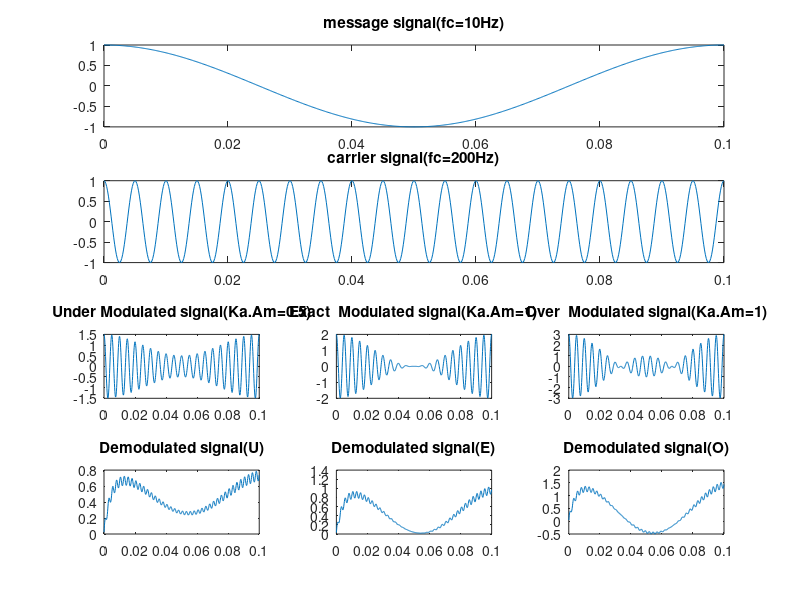

The MATLAB source for this figure:
close all 
clear all 
clc
fs=7000;
fm=10;
fc=200;
Am=1;
Ac=1;
t=[0:0.1*fs]/fs;
m=Am*cos(2*pi*fm*t);
c=Ac*cos(2*pi*fc*t);
ka=0.5;
u=ka*Am;
s1=Ac*(1+u*cos(2*pi*fm*t)).*cos(2*pi*fc*t);
subplot(4,3,1:3);
plot(t,m);
title('message signal(fc=10Hz)');
subplot(4,3,4:6);
plot(t,c);
title('carrier signal(fc=200Hz)');
subplot(4,3,7);
plot(t,s1);
title('Under Modulated signal(Ka.Am=0.5)');
ka1=1;
u1=ka1*Am;
s2=Ac*(1+u1*cos(2*pi*fm*t)).*cos(2*pi*fc*t);
subplot(4,3,8);
plot(t,s2);
title('Exact  Modulated signal(Ka.Am=1)');
ka2=2;
u3=ka2*Am;
s3=Ac*(1+u3*cos(2*pi*fm*t)).*cos(2*pi*fc*t);
subplot(4,3,9);
plot(t,s3);
title('Over  Modulated signal(Ka.Am=1)');
r1=s1.*c;
r2=s2.*c;
r3=s3.*c;
[b,a]=butter(1,0.01);
mr1=filter(b,a,r1);
mr2=filter(b,a,r2);
mr3=filter(b,a,r3);
subplot(4,3,10);
plot(t,mr1);
title('Demodulated signal(U)')
subplot(4,3,11);
plot(t,mr2);
title('Demodulated signal(E)')
subplot(4,3,12);
plot(t,mr3);
title('Demodulated signal(O)')